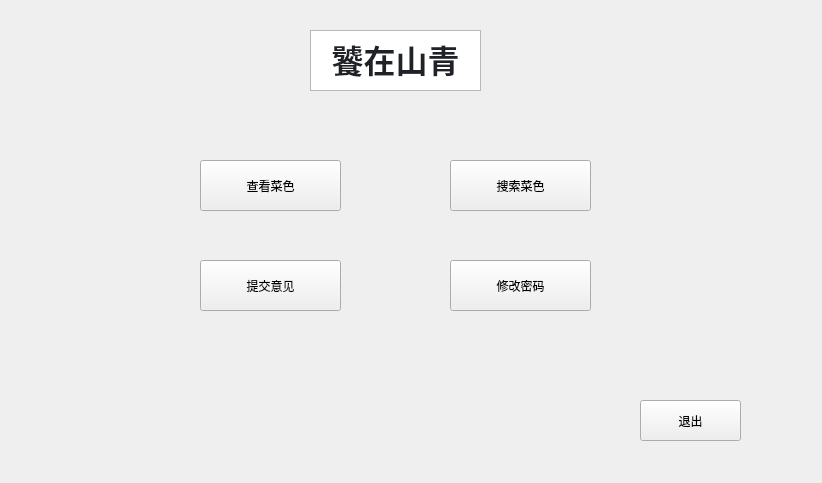
<?xml version="1.0" encoding="UTF-8"?>
<ui version="4.0">
 <class>usersfinc</class>
 <widget class="QWidget" name="usersfinc">
  <property name="geometry">
   <rect>
    <x>0</x>
    <y>0</y>
    <width>822</width>
    <height>483</height>
   </rect>
  </property>
  <property name="windowTitle">
   <string>Form</string>
  </property>
  <widget class="QPushButton" name="back">
   <property name="geometry">
    <rect>
     <x>640</x>
     <y>400</y>
     <width>101</width>
     <height>41</height>
    </rect>
   </property>
   <property name="text">
    <string>退出</string>
   </property>
  </widget>
  <widget class="QTextBrowser" name="textBrowser">
   <property name="geometry">
    <rect>
     <x>310</x>
     <y>30</y>
     <width>171</width>
     <height>61</height>
    </rect>
   </property>
   <property name="html">
    <string>&lt;!DOCTYPE HTML PUBLIC &quot;-//W3C//DTD HTML 4.0//EN&quot; &quot;http://www.w3.org/TR/REC-html40/strict.dtd&quot;&gt;
&lt;html&gt;&lt;head&gt;&lt;meta name=&quot;qrichtext&quot; content=&quot;1&quot; /&gt;&lt;meta charset=&quot;utf-8&quot; /&gt;&lt;style type=&quot;text/css&quot;&gt;
p, li { white-space: pre-wrap; }
hr { height: 1px; border-width: 0; }
li.unchecked::marker { content: &quot;\2610&quot;; }
li.checked::marker { content: &quot;\2612&quot;; }
&lt;/style&gt;&lt;/head&gt;&lt;body style=&quot; font-family:'Microsoft YaHei UI'; font-size:9pt; font-weight:400; font-style:normal;&quot;&gt;
&lt;p align=&quot;center&quot; style=&quot; margin-top:0px; margin-bottom:0px; margin-left:0px; margin-right:0px; -qt-block-indent:0; text-indent:0px;&quot;&gt;&lt;span style=&quot; font-family:'-apple-system','BlinkMacSystemFont','Segoe UI','Noto Sans','Helvetica','Arial','sans-serif','Apple Color Emoji','Segoe UI Emoji'; font-size:24pt; font-weight:700; color:#1f2328; background-color:#ffffff;&quot;&gt;饕在山青&lt;/span&gt;&lt;/p&gt;&lt;/body&gt;&lt;/html&gt;</string>
   </property>
  </widget>
  <widget class="QPushButton" name="dishshow">
   <property name="geometry">
    <rect>
     <x>200</x>
     <y>160</y>
     <width>141</width>
     <height>51</height>
    </rect>
   </property>
   <property name="text">
    <string>查看菜色</string>
   </property>
  </widget>
  <widget class="QPushButton" name="dishsearch">
   <property name="geometry">
    <rect>
     <x>450</x>
     <y>160</y>
     <width>141</width>
     <height>51</height>
    </rect>
   </property>
   <property name="text">
    <string>搜索菜色</string>
   </property>
  </widget>
  <widget class="QPushButton" name="commentsubmit">
   <property name="geometry">
    <rect>
     <x>200</x>
     <y>260</y>
     <width>141</width>
     <height>51</height>
    </rect>
   </property>
   <property name="text">
    <string>提交意见</string>
   </property>
  </widget>
  <widget class="QPushButton" name="passwordchange">
   <property name="geometry">
    <rect>
     <x>450</x>
     <y>260</y>
     <width>141</width>
     <height>51</height>
    </rect>
   </property>
   <property name="text">
    <string>修改密码</string>
   </property>
  </widget>
 </widget>
 <resources/>
 <connections/>
</ui>
